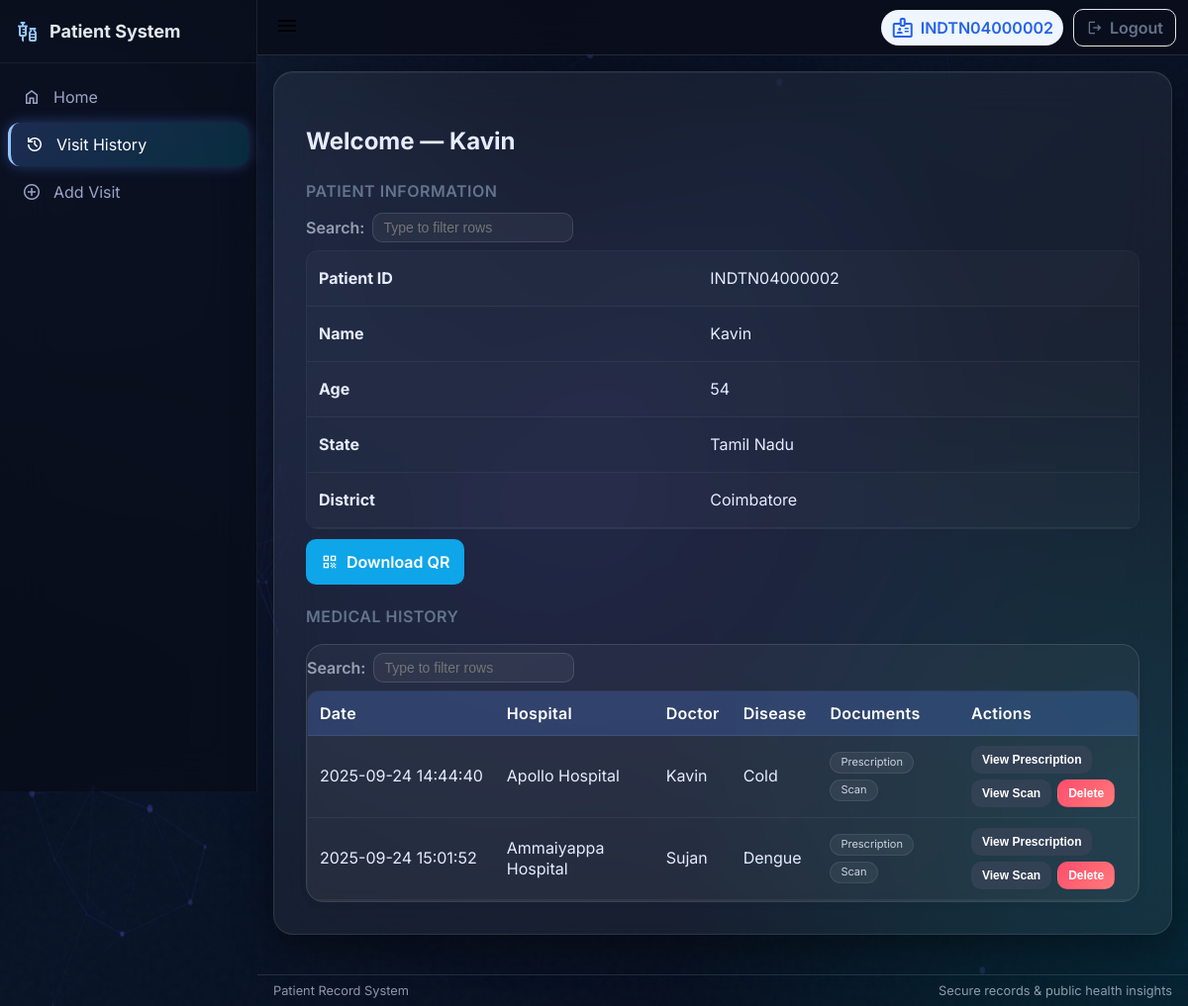
The page /past_visits/INDTN04000002 (signed in) on the database its author committed.
### tables this page shows
CREATE TABLE patients (
                id TEXT PRIMARY KEY,
                name TEXT,
                age INTEGER,
                state TEXT,
                district TEXT,
                password TEXT,
                qr_code BLOB
            );

CREATE TABLE visits (
                visit_id INTEGER PRIMARY KEY AUTOINCREMENT,
                patient_id TEXT,
                hospital TEXT,
                doctor TEXT,
                disease TEXT,
                prescription BLOB,
                scan_doc BLOB,
                timestamp DATETIME DEFAULT CURRENT_TIMESTAMP, location TEXT,
                FOREIGN KEY (patient_id) REFERENCES patients(id)
            );

### utils/patient_routes.py (the view)
@patient_bp.route("/past_visits/<patient_id>", methods=["GET", "POST"], endpoint="past_visits")
@login_required
def past_visits(patient_id: str):
    try:
        if hasattr(current_user, 'role') and current_user.role == "patient" and hasattr(current_user, 'id') and current_user.id != patient_id:
            return ("Unauthorized", 403)
        patient = fetch_patient_by_id(patient_id)
        if not patient:
            return redirect(url_for('public.home'))
        visits = fetch_visits_by_patient_id(patient_id)
        return render_template("past_visits.html", patient=patient, visits=visits)
    except Exception as e:
        logging.error(f"Error accessing past visits for patient {patient_id}: {e}")
        return ("Internal server error", 500)

### templates/past_visits.html (shortened to what this page needs)
{% extends "base.html" %}
{% block content %}
<div class="card">
    <h2>Welcome — {{ patient.name }}</h2>
    <div class="patient-section" style="margin-bottom:20px;">
        <h3
            style="margin:0 0 10px 0; font-size:1rem; color:var(--muted); font-weight:600; text-transform:uppercase; letter-spacing:0.5px;">
            Patient Information</h3>
        <table class="table" style="margin-bottom:10px;">
            <tbody>
                <tr>
                    <td data-label="Field"><strong>Patient ID</strong></td>
                    <td data-label="Value">{{ patient.id }}</td>
                </tr>
                <tr>
                    <td data-label="Field"><strong>Name</strong></td>
                    <td data-label="Value">{{ patient.name }}</td>
                </tr>
                <tr>
                    <td data-label="Field"><strong>Age</strong></td>
                    <td data-label="Value">{{ patient.age }}</td>
                </tr>
                <tr>
                    <td data-label="Field"><strong>State</strong></td>
                    <td data-label="Value">{{ patient.state }}</td>
                </tr>
                <tr>
                    <td data-label="Field"><strong>District</strong></td>
                    <td data-label="Value">{{ patient.district }}</td>
                </tr>
            </tbody>
        </table>
        {% if current_user.is_authenticated and current_user.role == 'patient' and current_user.id == patient.id %}
        <a class="btn btn-secondary" href="{{ url_for('download_qr', patient_id=patient.id) }}">
            <span class="material-symbols-outlined" style="font-size:18px">qr_code</span>
            Download QR
        </a>
        {% endif %}
    </div>
    <div class="visits-section">
        <h3
            style="margin:0 0 12px 0; font-size:1rem; color:var(--muted); font-weight:600; text-transform:uppercase; letter-spacing:0.5px;">
            Medical History</h3>
        {% if visits %}
        <div class="table-section">
            <table class="table">
                <thead>
                    <tr>
                        <th>Date</th>
                        <th>Hospital</th>
                        <th>Doctor</th>
                        <th>Disease</th>
                        <th>Documents</th>
                        <th>Actions</th>
                    </tr>
                </thead>
                <tbody>
                    {% for visit in visits %}
                    <tr>
                        <td data-label="Date">{{ visit.timestamp if visit.timestamp else 'N/A' }}</td>
                        <td data-label="Hospital">{{ visit.hospital }}</td>
                        <td data-label="Doctor">{{ visit.doctor }}</td>
                        <td data-label="Disease">{{ visit.disease }}</td>
                        <td data-label="Documents">
                            <div class="doc-group">
                                {% if visit.prescription %}<span class="doc-pill">Prescription</span>{% endif %}
                                {% if visit.scan_doc %}<span class="doc-pill">Scan</span>{% endif %}
                            </div>
                        </td>
                        <td data-label="Actions">
                            <div style="display:flex; gap:6px; flex-wrap:wrap;">
                                {% if visit.prescription %}
                                <button type="button" onclick="openDocument('{{ visit.visit_id }}', 'prescription')"
                                    class="btn btn-small btn-preview">
                                    View Prescription
                                </button>
                                {% endif %}
                                {% if visit.scan_doc %}
                                <button type="button" onclick="openDocument('{{ visit.visit_id }}', 'scan')"
                                    class="btn btn-small btn-preview">
                                    View Scan
                                </button>
                                {% endif %}
                                {% if current_user.is_authenticated and (current_user.role == 'admin' or current_user.id
                                == patient.id) %}
                                <form method="POST" action="{{ url_for('delete_visit', visit_id=visit.visit_id) }}"
                                    style="display:inline" class="delete-visit-form">
                                    <button type="submit" class="btn btn-small btn-danger"
                                        data-no-loading="1">Delete</button>
                                </form>
                                {% endif %}
                            </div>
                        </td>
                    </tr>
                    {% endfor %}
                </tbody>
            </table>
        </div>
        {% else %}
        <div class="empty-state">
            <span class="material-symbols-outlined">medical_information</span>
            <p>No previous visits found. Add your first visit to get started.</p>
        </div>
        {% endif %}
    </div>
</div>
{% endblock %}

### templates/base.html (shortened to what this page needs)
<!DOCTYPE html>
<html lang="en">
<head>
    <link rel="stylesheet" href="{{ url_for('static', filename='style.css') }}">
    <link rel="stylesheet" href="{{ url_for('static', filename='css/premium-dark.css') }}">
</head>
<body>
    <div id="particles-js"
        style="position: fixed; inset: 0; width: 100%; height: 100%; z-index: -1; pointer-events: none; background: transparent;">
    </div>
    <div class="app">
        <aside class="sidebar" id="sidebar">
            <div class="sidebar-header">
                <span class="brand-icon material-symbols-outlined">vaccines</span>
                <span class="brand-text">Patient System</span>
            </div>
            <nav class="sidebar-nav">
                <a href="{{ url_for('home') }}" class="sidebar-link">
                    <span class="material-symbols-outlined">home</span>
                    <span>Home</span>
                </a>
                {% if current_user.is_authenticated %}
                {% if current_user.role == "admin" %}
                <a href="{{ url_for('filtered_patients') }}" class="sidebar-link">
                    <span class="material-symbols-outlined">filter_list</span>
                    <span>Registered Patients</span>
                </a>
                <a href="{{ url_for('filtered_visits') }}" class="sidebar-link">
                    <span class="material-symbols-outlined">search</span>
                    <span>View Records</span>
                </a>
                <a href="{{ url_for('admin_dashboard') }}" class="sidebar-link">
                    <span class="material-symbols-outlined">monitoring</span>
                    <span>Dashboard</span>
                </a>
                <a href="{{ url_for('view_alerts') }}" class="sidebar-link">
                    <span class="material-symbols-outlined">warning</span>
                    <span>Alerts</span>
                </a>
                <a href="{{ url_for('system_logs') }}" class="sidebar-link">
                    <span class="material-symbols-outlined">receipt_long</span>
                    <span>System Logs</span>
                </a>
                {% elif current_user.role == "patient" %}
                <a href="{{ url_for('past_visits', patient_id=current_user.id) }}" class="sidebar-link">
                    <span class="material-symbols-outlined">history</span>
                    <span>Visit History</span>
                </a>
                <a href="{{ url_for('add_visit', patient_id=current_user.id) }}" class="sidebar-link">
                    <span class="material-symbols-outlined">add_circle</span>
                    <span>Add Visit</span>
                </a>
                {% endif %}
                {% endif %}
            </nav>
        </aside>
        <div class="main">
            <header class="topbar">
                <div class="topbar-left">
                    <button class="sidebar-toggle" id="sidebarToggle" aria-label="Toggle Navigation"
                        aria-expanded="false">
                        <span class="material-symbols-outlined" id="toggleIcon">menu</span>
                    </button>
                </div>
                <div class="topbar-right">
                    {% if current_user.is_authenticated %}
                    <span class="user-chip">
                        <span class="material-symbols-outlined">badge</span>
                        <span class="user-id">{{ current_user.id }}</span>
                    </span>
                    <a href="{{ url_for('logout') }}" class="btn-logout">
                        <span class="material-symbols-outlined" style="font-size:18px">logout</span>
                        <span>Logout</span>
                    </a>
                    {% endif %}
                </div>
            </header>
            <main class="content">
                {% block content %}{% endblock %}
            </main>
            <footer class="footer">
                <div class="container footer-inner">
                    <div class="footer-left">Patient Record System</div>
                    <div class="footer-right">
                        <span>Secure records &amp; public health insights</span>
                    </div>
                </div>
            </footer>
        </div>
    </div>
    <script>
        document.addEventListener('DOMContentLoaded', function () {
            if (window.particlesJS) {
                particlesJS("particles-js", {
                    "particles": {
                        "number": { "value": 50, "density": { "enable": true, "value_area": 800 } },
                        "color": { "value": "#6366f1" },
                        "shape": { "type": "circle" },
                        "opacity": { "value": 0.3, "random": true, "anim": { "enable": true, "speed": 1, "opacity_min": 0.1, "sync": false } },
                        "size": { "value": 3, "random": true, "anim": { "enable": false } },
                        "line_linked": { "enable": true, "distance": 150, "color": "#6366f1", "opacity": 0.15, "width": 1 },
                        "move": { "enable": true, "speed": 1.2, "direction": "top", "random": true, "straight": false, "out_mode": "out", "bounce": false }
                    },
                    "interactivity": {
                        "detect_on": "canvas",
                        "events": { "onhover": { "enable": false }, "onclick": { "enable": false }, "resize": true }
                    },
                    "retina_detect": true
                });
            }
        });
    </script>
</body>
</html>

### rows shown on the page
patients: id "INDTN04000002", name "Kavin", age "54", state "Tamil Nadu", district "Coimbatore"
visits: timestamp "2025-09-24 14:44:40", hospital "Apollo Hospital", doctor "Kavin", disease "Cold", shows "Prescription", shows "Scan"
visits: timestamp "2025-09-24 15:01:52", hospital "Ammaiyappa Hospital", doctor "Sujan", disease "Dengue", shows "Prescription", shows "Scan"
